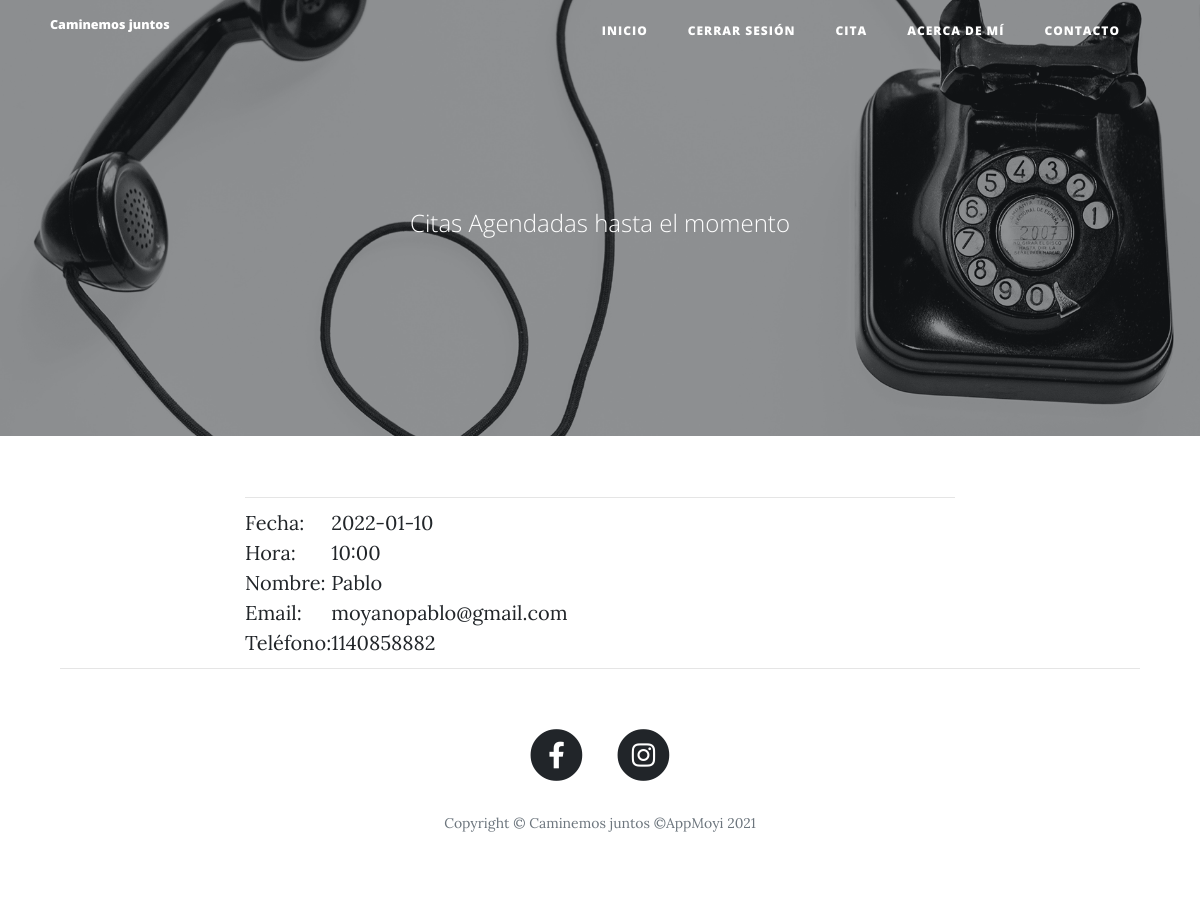
The app's page /get-all-appointments (signed in), older data.
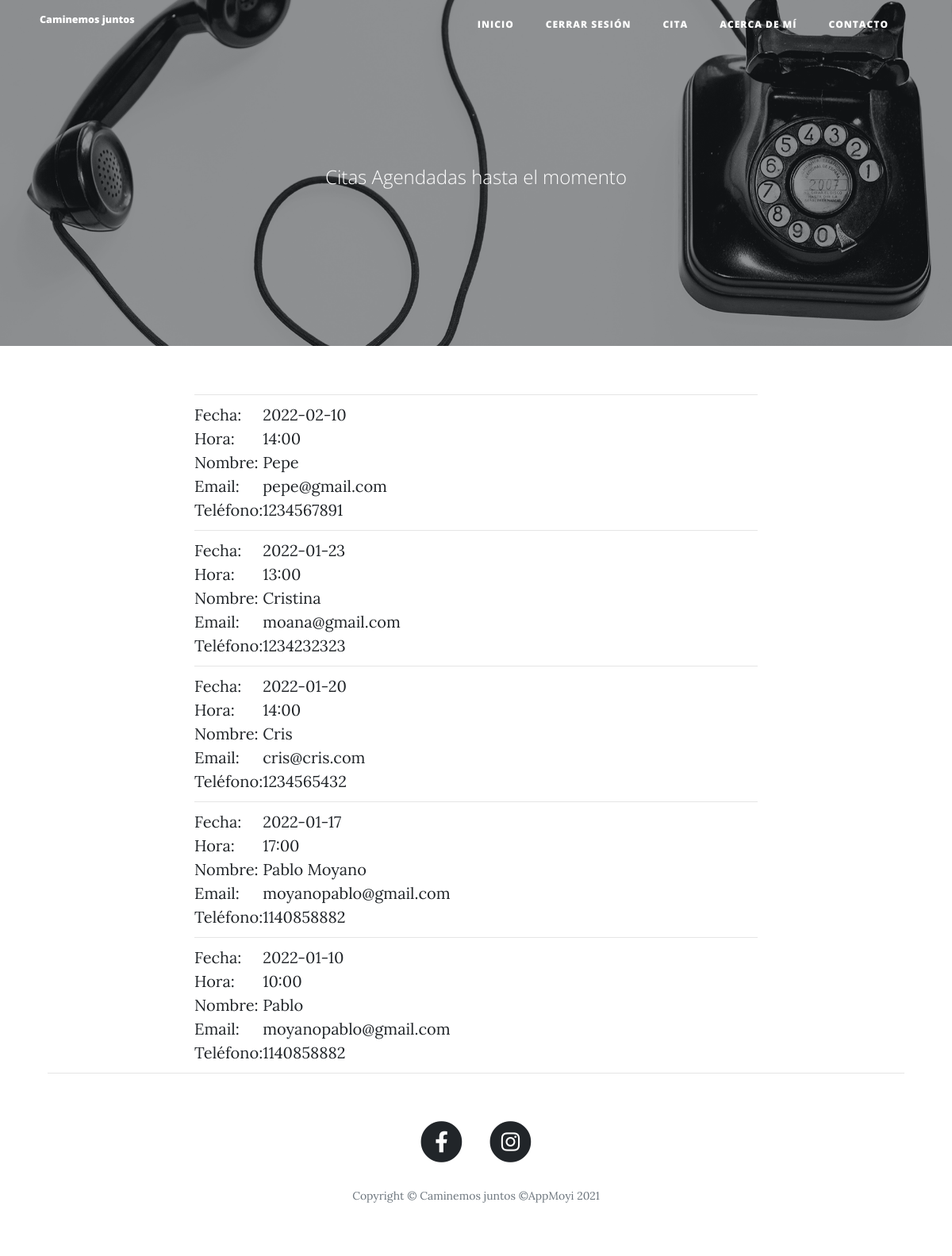
The same page, newer data.
### main.py (models this page shows)
class Appointment(db.Model):
    __tablename__ = "appointment"
    id = db.Column(db.Integer, primary_key=True)
    date = db.Column(db.String(250))
    hour = db.Column(db.String(250))
    name = db.Column(db.String(250))
    email = db.Column(db.String(250))
    phone = db.Column(db.String(100))

### main.py (the view)
@app.route('/get-all-appointments')
@admin_only
def get_all_appointments():
    all_dates = Appointment.query.order_by(desc(Appointment.date))
    return render_template("get-all-appointments.html", all_dates=all_dates, current_user=current_user)

### main.py (called while the page is built)
@app.before_request
def before_request():
    session.permanent = True
    app.permanent_session_lifetime = timedelta(minutes=5)

@login_manager.user_loader
def load_user(user_id):
    return User.query.get(int(user_id))

def admin_only(f):
    @wraps(f)
    def decorated_function(*args, **kwargs):
        if current_user.id != 1:
            return abort(403)
        return f(*args, **kwargs)
    return decorated_function

### templates/get-all-appointments.html
{% extends 'bootstrap/base.html' %}
{% import "bootstrap/wtf.html" as wtf %}
{% block content %}
{% include "header.html" %}
  <header class="masthead" style="background-image: url('static/img/contact-bg.jpg')">
    <div class="overlay"></div>
    <div class="container">
      <div class="row">
        <div class="col-lg-8 col-md-10 mx-auto">
          <div class="page-heading">
            <span class="subheading">Citas Agendadas hasta el momento</span>
          </div>
        </div>
      </div>
    </div>
  </header>
  <div class="container">
    <div class="row">
      <div class="col-lg-8 col-md-10 mx-auto">
      </div>
    </div>
  <div class="container">
    <div class="row">
      <div class="col-lg-8 col-md-10 mx-auto">
        {% for date in all_dates %}
          <table cellspancing="10">
            <td>
              <table>
                <tr>
                  <td>Fecha: </td>
                  <td>{{date.date}}</td>
                </tr>
                <tr>
                  <td>Hora: </td>
                  <td>{{date.hour}}</td>
                </tr>
                <tr>
                  <td>Nombre: </td>
                  <td>{{date.name}}</td>
                </tr>
                <tr>
                  <td>Email: </td>
                  <td>{{date.email}}</td>
                </tr>
                <tr>
                  <td>Teléfono: </td>
                  <td>{{date.phone}}</td>
                </tr>
              </table>
              </td>
              <hr>
              </table>
          {% endfor %}
      </div>
  </div>
 <hr>
      {% include "footer.html" %}
{% endblock %}

### templates/header.html (shortened to what this page needs)
<!DOCTYPE html>
<html lang="en">
<head>
  <link rel="stylesheet" href="https://cdnjs.cloudflare.com/ajax/libs/twitter-bootstrap/3.3.7/css/bootstrap.min.css">
  <link rel="stylesheet" href="https://cdnjs.cloudflare.com/ajax/libs/bootstrap-datetimepicker/4.7.14/css/bootstrap-datetimepicker.min.css">
  <link href="{{ url_for('static', filename='vendor/bootstrap/css/bootstrap.min.css') }}" rel="stylesheet">
  <link href="{{ url_for('static', filename='vendor/fontawesome-free/css/all.min.css')}}" rel="stylesheet" type="text/css">
  <link href="{{ url_for('static', filename='css/clean-blog.min.css')}}" rel="stylesheet">
</head>
<body>
  <nav class="navbar navbar-expand-md navbar-light fixed-top" id="mainNav">
    <div class="container">
      <a class="navbar-brand" href="{{url_for('get_all_posts')}}">Caminemos juntos</a>
      <div class="collapse navbar-collapse" id="navbarResponsive">
        <ul class="navbar-nav ml-auto">
          <li class="nav-item">
            <a class="nav-link" href="{{ url_for('get_all_posts') }}">Inicio</a>
          </li>
          {% if not current_user.is_authenticated: %}
          <li class="nav-item">
            <a class="nav-link" href="{{ url_for('login') }}">Iniciar Sesión</a>
          </li>
          <li class="nav-item">
            <a class="nav-link" href="{{ url_for('register') }}">Registrarse</a>
          </li>
          {% else: %}
          <li class="nav-item">
            <a class="nav-link" href="{{ url_for('logout') }}">Cerrar Sesión</a>
          </li>
          <li class="nav-item">
            <a class="nav-link" href="{{ url_for('appointment') }}">Cita</a>
          </li>
          {% endif %}
          <li class="nav-item">
            <a class="nav-link" href="{{ url_for('about') }}">Acerca de mí</a>
          </li>
          <li class="nav-item">
            <a class="nav-link" href="{{ url_for('contact') }}">Contacto</a>
          </li>
        </ul>
      </div>
    </div>
  </nav>

### templates/footer.html (shortened to what this page needs)
  <footer>
    <div class="container">
      <div class="row">
        <div class="col-lg-8 col-md-10 mx-auto">
          <ul class="list-inline text-center">
            <li class="list-inline-item">
              <a href="https://facebook.com/caminemosjuntos.counseling/">
                <span class="fa-stack fa-lg">
                  <i class="fas fa-circle fa-stack-2x"></i>
                  <i class="fab fa-facebook-f fa-stack-1x fa-inverse"></i>
                </span>
              </a>
            </li>
            <li class="list-inline-item">
              <a href="https://www.instagram.com/caminemosjuntos.counseling/">
                <span class="fa-stack fa-lg">
                  <i class="fas fa-circle fa-stack-2x"></i>
                  <i class="fab fa-instagram fa-stack-1x fa-inverse"></i>
                </span>
              </a>
            </li>
          </ul>
          <p class="copyright text-muted">Copyright &copy; Caminemos juntos &copy;AppMoyi 2021</p>
        </div>
      </div>
    </div>
  </footer>
</body>
</html>

Row changes from the older to the newer data that the page shows:
added Appointment: date "2022-02-10", hour "14:00", name "Pepe", email "pepe@gmail.com", phone "1234567891"
added Appointment: date "2022-01-23", hour "13:00", name "Cristina", email "moana@gmail.com", phone "1234232323"
added Appointment: date "2022-01-20", hour "14:00", name "Cris", email "cris@cris.com", phone "1234565432"
added Appointment: date "2022-01-17", hour "17:00", name "Pablo Moyano", email "moyanopablo@gmail.com", phone "1140858882"
